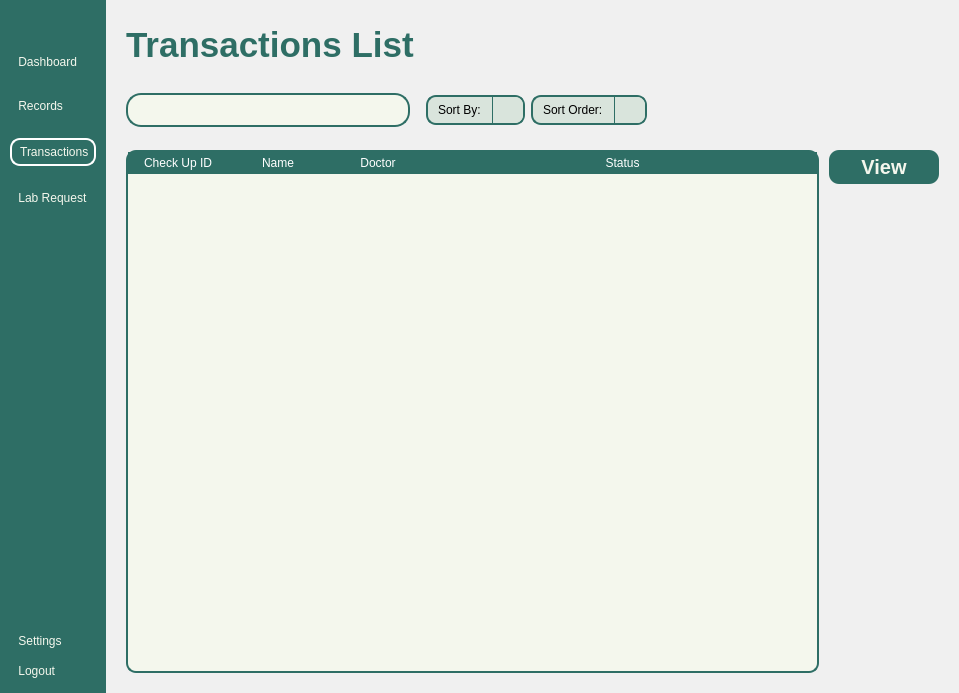
<?xml version="1.0" encoding="UTF-8"?>
<ui version="4.0">
 <class>MainWindow</class>
 <widget class="QMainWindow" name="MainWindow">
  <property name="geometry">
   <rect>
    <x>0</x>
    <y>0</y>
    <width>959</width>
    <height>693</height>
   </rect>
  </property>
  <property name="windowTitle">
   <string>MainWindow</string>
  </property>
  <property name="styleSheet">
   <string notr="true">*{
	padding: 0px;
	margin: 0px;
	border: 0px;
}
QPushButton {
	font: 900 16pt &quot;Satoshi Black&quot;;
	background-color: transparent;
 	border-radius: 10px;
	color: #F4F7ED;
	text-align: left;
	padding: 5px 5px;
}
#NavBar {
    background-color: #2E6E65;
}
QLabel {
	font: 900 10pt &quot;Satoshi Black&quot;;
	font-size: 20px;
	font-weight: bold;
	color: #2E6E65;
	qproperty-alignment: 'AlignLeft';
    qproperty-wordWrap: true;
	background: transparent;
}
</string>
  </property>
  <widget class="QWidget" name="centralwidget">
   <layout class="QHBoxLayout" name="horizontalLayout">
    <property name="spacing">
     <number>0</number>
    </property>
    <property name="leftMargin">
     <number>0</number>
    </property>
    <property name="topMargin">
     <number>0</number>
    </property>
    <property name="rightMargin">
     <number>0</number>
    </property>
    <property name="bottomMargin">
     <number>0</number>
    </property>
    <item>
     <widget class="QWidget" name="NavBar" native="true">
      <property name="sizePolicy">
       <sizepolicy hsizetype="Preferred" vsizetype="Expanding">
        <horstretch>0</horstretch>
        <verstretch>0</verstretch>
       </sizepolicy>
      </property>
      <layout class="QVBoxLayout" name="verticalLayout_3">
       <property name="spacing">
        <number>6</number>
       </property>
       <property name="leftMargin">
        <number>10</number>
       </property>
       <property name="topMargin">
        <number>10</number>
       </property>
       <property name="rightMargin">
        <number>10</number>
       </property>
       <property name="bottomMargin">
        <number>10</number>
       </property>
       <item>
        <widget class="QPushButton" name="DashBoardButton_2">
         <property name="text">
          <string/>
         </property>
         <property name="icon">
          <iconset resource="../Images/resources.qrc">
           <normaloff>:/lucide/icons/align-justify.svg</normaloff>:/lucide/icons/align-justify.svg</iconset>
         </property>
         <property name="iconSize">
          <size>
           <width>40</width>
           <height>40</height>
          </size>
         </property>
        </widget>
       </item>
       <item>
        <spacer name="verticalSpacer_3">
         <property name="orientation">
          <enum>Qt::Vertical</enum>
         </property>
         <property name="sizeType">
          <enum>QSizePolicy::Fixed</enum>
         </property>
         <property name="sizeHint" stdset="0">
          <size>
           <width>20</width>
           <height>10</height>
          </size>
         </property>
        </spacer>
       </item>
       <item>
        <layout class="QVBoxLayout" name="MainButtons_2">
         <property name="spacing">
          <number>20</number>
         </property>
         <property name="sizeConstraint">
          <enum>QLayout::SetNoConstraint</enum>
         </property>
         <item>
          <widget class="QPushButton" name="DashboardButton">
           <property name="text">
            <string> Dashboard</string>
           </property>
           <property name="icon">
            <iconset resource="../Images/resources.qrc">
             <normaloff>:/lucide/icons/layout-dashboard.svg</normaloff>:/lucide/icons/layout-dashboard.svg</iconset>
           </property>
           <property name="iconSize">
            <size>
             <width>40</width>
             <height>40</height>
            </size>
           </property>
          </widget>
         </item>
         <item>
          <widget class="QPushButton" name="RecordsButton">
           <property name="text">
            <string> Records</string>
           </property>
           <property name="icon">
            <iconset resource="../Images/resources.qrc">
             <normaloff>:/lucide/icons/file-text.svg</normaloff>:/lucide/icons/file-text.svg</iconset>
           </property>
           <property name="iconSize">
            <size>
             <width>40</width>
             <height>40</height>
            </size>
           </property>
          </widget>
         </item>
         <item>
          <widget class="QPushButton" name="TransactionsButton">
           <property name="styleSheet">
            <string notr="true">QPushButton{
	font: 900 20pt &quot;Satoshi Black&quot;;	
	border: 2px solid white;
}
</string>
           </property>
           <property name="text">
            <string> Transactions</string>
           </property>
           <property name="icon">
            <iconset resource="../Images/resources.qrc">
             <normaloff>:/lucide/icons/tickets.svg</normaloff>:/lucide/icons/tickets.svg</iconset>
           </property>
           <property name="iconSize">
            <size>
             <width>40</width>
             <height>40</height>
            </size>
           </property>
          </widget>
         </item>
         <item>
          <widget class="QPushButton" name="LabRequestButton">
           <property name="text">
            <string> Lab Request</string>
           </property>
           <property name="icon">
            <iconset>
             <normaloff>:/lucide/icons/test-tubes.svg</normaloff>:/lucide/icons/test-tubes.svg</iconset>
           </property>
           <property name="iconSize">
            <size>
             <width>40</width>
             <height>40</height>
            </size>
           </property>
          </widget>
         </item>
        </layout>
       </item>
       <item>
        <spacer name="verticalSpacer_4">
         <property name="orientation">
          <enum>Qt::Vertical</enum>
         </property>
         <property name="sizeType">
          <enum>QSizePolicy::Expanding</enum>
         </property>
         <property name="sizeHint" stdset="0">
          <size>
           <width>20</width>
           <height>40</height>
          </size>
         </property>
        </spacer>
       </item>
       <item>
        <layout class="QVBoxLayout" name="verticalLayout_4">
         <property name="sizeConstraint">
          <enum>QLayout::SetNoConstraint</enum>
         </property>
         <item>
          <widget class="QPushButton" name="ProfileButton">
           <property name="text">
            <string> Settings</string>
           </property>
           <property name="icon">
            <iconset resource="../Images/resources.qrc">
             <normaloff>:/lucide/icons/user-round-cog.svg</normaloff>:/lucide/icons/user-round-cog.svg</iconset>
           </property>
           <property name="iconSize">
            <size>
             <width>40</width>
             <height>40</height>
            </size>
           </property>
          </widget>
         </item>
         <item>
          <widget class="QPushButton" name="pushButton_10">
           <property name="text">
            <string> Logout</string>
           </property>
           <property name="icon">
            <iconset resource="../Images/resources.qrc">
             <normaloff>:/lucide/icons/log-out.svg</normaloff>:/lucide/icons/log-out.svg</iconset>
           </property>
           <property name="iconSize">
            <size>
             <width>40</width>
             <height>40</height>
            </size>
           </property>
          </widget>
         </item>
        </layout>
       </item>
      </layout>
     </widget>
    </item>
    <item>
     <widget class="QFrame" name="MainBodyContainer">
      <property name="styleSheet">
       <string notr="true">#MainBodyContainer {
	background-color: #f0f0f0;
}

#Header {
	padding: 10px 20px;
	padding-top: 20px;
}
QLabel {
    padding: 0px;
}
#UserType {
	font: 500 12pt &quot;Satoshi&quot;;
	color: #2B3752;
}
#UserName {
	font: 900 16pt &quot;Satoshi&quot;;
	color: #2B3752;
}
#InterfaceTitle{
	font-size: 35px;
}
QGraphicsView {
    border: 2px solid #ccc;
    border-radius: 25px;
    background: white;
}


</string>
      </property>
      <property name="frameShape">
       <enum>QFrame::StyledPanel</enum>
      </property>
      <property name="frameShadow">
       <enum>QFrame::Raised</enum>
      </property>
      <layout class="QVBoxLayout" name="verticalLayout_5">
       <property name="spacing">
        <number>0</number>
       </property>
       <property name="leftMargin">
        <number>0</number>
       </property>
       <property name="topMargin">
        <number>0</number>
       </property>
       <property name="rightMargin">
        <number>0</number>
       </property>
       <property name="bottomMargin">
        <number>0</number>
       </property>
       <item>
        <widget class="QFrame" name="Header">
         <property name="sizePolicy">
          <sizepolicy hsizetype="Expanding" vsizetype="Preferred">
           <horstretch>0</horstretch>
           <verstretch>0</verstretch>
          </sizepolicy>
         </property>
         <property name="frameShape">
          <enum>QFrame::StyledPanel</enum>
         </property>
         <property name="frameShadow">
          <enum>QFrame::Raised</enum>
         </property>
         <layout class="QHBoxLayout" name="horizontalLayout_2">
          <property name="leftMargin">
           <number>0</number>
          </property>
          <property name="topMargin">
           <number>0</number>
          </property>
          <property name="rightMargin">
           <number>0</number>
          </property>
          <property name="bottomMargin">
           <number>0</number>
          </property>
          <item>
           <widget class="QLabel" name="InterfaceTitle">
            <property name="text">
             <string>Transactions List</string>
            </property>
           </widget>
          </item>
          <item>
           <layout class="QHBoxLayout" name="UserPanel">
            <property name="rightMargin">
             <number>0</number>
            </property>
            <item>
             <layout class="QVBoxLayout" name="UserInfo">
              <property name="spacing">
               <number>0</number>
              </property>
             </layout>
            </item>
            <item>
             <widget class="QFrame" name="Profile">
              <property name="sizePolicy">
               <sizepolicy hsizetype="Fixed" vsizetype="Fixed">
                <horstretch>0</horstretch>
                <verstretch>0</verstretch>
               </sizepolicy>
              </property>
              <property name="minimumSize">
               <size>
                <width>50</width>
                <height>50</height>
               </size>
              </property>
              <property name="maximumSize">
               <size>
                <width>50</width>
                <height>50</height>
               </size>
              </property>
              <property name="frameShape">
               <enum>QFrame::StyledPanel</enum>
              </property>
              <property name="frameShadow">
               <enum>QFrame::Raised</enum>
              </property>
              <layout class="QVBoxLayout" name="verticalLayout_6">
               <property name="spacing">
                <number>0</number>
               </property>
               <property name="leftMargin">
                <number>0</number>
               </property>
               <property name="topMargin">
                <number>0</number>
               </property>
               <property name="rightMargin">
                <number>0</number>
               </property>
               <property name="bottomMargin">
                <number>0</number>
               </property>
              </layout>
             </widget>
            </item>
           </layout>
          </item>
         </layout>
        </widget>
       </item>
       <item>
        <widget class="QFrame" name="MainBody">
         <property name="sizePolicy">
          <sizepolicy hsizetype="Expanding" vsizetype="Expanding">
           <horstretch>0</horstretch>
           <verstretch>0</verstretch>
          </sizepolicy>
         </property>
         <property name="styleSheet">
          <string notr="true">#Searchbar {
	border: 2px solid #2E6E65;
	border-radius: 15px;
	text-align: center;
	background-color: transparent;
}


</string>
         </property>
         <property name="frameShape">
          <enum>QFrame::StyledPanel</enum>
         </property>
         <property name="frameShadow">
          <enum>QFrame::Raised</enum>
         </property>
         <layout class="QVBoxLayout" name="verticalLayout_7">
          <property name="spacing">
           <number>0</number>
          </property>
          <property name="leftMargin">
           <number>20</number>
          </property>
          <property name="topMargin">
           <number>0</number>
          </property>
          <property name="rightMargin">
           <number>20</number>
          </property>
          <property name="bottomMargin">
           <number>20</number>
          </property>
          <item>
           <widget class="QFrame" name="SearchBarContainer">
            <property name="sizePolicy">
             <sizepolicy hsizetype="Preferred" vsizetype="Expanding">
              <horstretch>0</horstretch>
              <verstretch>0</verstretch>
             </sizepolicy>
            </property>
            <property name="maximumSize">
             <size>
              <width>16777215</width>
              <height>70</height>
             </size>
            </property>
            <property name="frameShape">
             <enum>QFrame::StyledPanel</enum>
            </property>
            <property name="frameShadow">
             <enum>QFrame::Raised</enum>
            </property>
            <layout class="QHBoxLayout" name="horizontalLayout_4">
             <property name="leftMargin">
              <number>0</number>
             </property>
             <property name="topMargin">
              <number>0</number>
             </property>
             <item>
              <widget class="QWidget" name="SearchBar" native="true">
               <property name="sizePolicy">
                <sizepolicy hsizetype="Expanding" vsizetype="Fixed">
                 <horstretch>0</horstretch>
                 <verstretch>0</verstretch>
                </sizepolicy>
               </property>
               <property name="styleSheet">
                <string notr="true">#SearchBar {
	background-color: #F4F7ED;
	border: 2px solid #2E6E65;
    border-radius: 15px;
}
#Search{
	background-color: transparent ;
	font: 300 14pt &quot;Lexend Light&quot;;
}</string>
               </property>
               <layout class="QHBoxLayout" name="horizontalLayout_3">
                <property name="spacing">
                 <number>0</number>
                </property>
                <property name="leftMargin">
                 <number>0</number>
                </property>
                <property name="topMargin">
                 <number>5</number>
                </property>
                <property name="rightMargin">
                 <number>0</number>
                </property>
                <property name="bottomMargin">
                 <number>5</number>
                </property>
                <item>
                 <widget class="QLineEdit" name="Search"/>
                </item>
                <item>
                 <widget class="QPushButton" name="SearchButton">
                  <property name="text">
                   <string/>
                  </property>
                  <property name="icon">
                   <iconset resource="../Images/resources.qrc">
                    <normaloff>:/lucide/icons/search.svg</normaloff>:/lucide/icons/search.svg</iconset>
                  </property>
                  <property name="iconSize">
                   <size>
                    <width>30</width>
                    <height>30</height>
                   </size>
                  </property>
                 </widget>
                </item>
               </layout>
              </widget>
             </item>
             <item>
              <spacer name="horizontalSpacer_3">
               <property name="orientation">
                <enum>Qt::Horizontal</enum>
               </property>
               <property name="sizeType">
                <enum>QSizePolicy::Maximum</enum>
               </property>
               <property name="sizeHint" stdset="0">
                <size>
                 <width>10</width>
                 <height>20</height>
                </size>
               </property>
              </spacer>
             </item>
             <item>
              <widget class="QComboBox" name="DiagnoseBox">
               <property name="sizePolicy">
                <sizepolicy hsizetype="Preferred" vsizetype="Fixed">
                 <horstretch>0</horstretch>
                 <verstretch>0</verstretch>
                </sizepolicy>
               </property>
               <property name="styleSheet">
                <string notr="true">QComboBox {
    background-color: #D9E4DC;
    border: 2px solid #2E6E65;
    border-radius: 10px;
    padding: 5px 10px;
	font: 300 12pt &quot;Lexend Light&quot;;
}
QComboBox::drop-down {
    subcontrol-origin: padding;
    subcontrol-position: top right;
    width: 30px;
    border-left: 1px solid #2E6E65;
    background-color: #D9E4DC;
    border-top-right-radius: 8px;
    border-bottom-right-radius: 8px;
}
QComboBox::down-arrow {
    image: url(:/icons/icons/chevron-down.svg);
    width: 20px;
    height: 20px;
}
QComboBox QAbstractItemView {
    background-color: #F4F7ED;
    selection-background-color: #CCE3D0;
    border: 1px solid #2E6E65;
    border-radius: 2px;
    outline: 0;
	font: 300 12pt &quot;Lexend Light&quot;;
}</string>
               </property>
               <property name="editable">
                <bool>false</bool>
               </property>
               <item>
                <property name="text">
                 <string>Sort By:</string>
                </property>
               </item>
              </widget>
             </item>
             <item>
              <widget class="QComboBox" name="DateBox">
               <property name="styleSheet">
                <string notr="true">QComboBox {
    background-color: #D9E4DC;
    border: 2px solid #2E6E65;
    border-radius: 10px;
    padding: 5px 10px;
	font: 300 12pt &quot;Lexend Light&quot;;
}
QComboBox::drop-down {
    subcontrol-origin: padding;
    subcontrol-position: top right;
    width: 30px;
    border-left: 1px solid #2E6E65;
    background-color: #D9E4DC;
    border-top-right-radius: 8px;
    border-bottom-right-radius: 8px;
}
QComboBox::down-arrow {
    image: url(:/icons/icons/chevron-down.svg);
    width: 20px;
    height: 20px;
}
QComboBox QAbstractItemView {
    background-color: #F4F7ED;
    selection-background-color: #CCE3D0;
    border: 1px solid #2E6E65;
    border-radius: 2px;
    outline: 0;
	font: 300 12pt &quot;Lexend Light&quot;;
}</string>
               </property>
               <item>
                <property name="text">
                 <string>Sort Order: </string>
                </property>
               </item>
              </widget>
             </item>
             <item>
              <spacer name="horizontalSpacer_4">
               <property name="orientation">
                <enum>Qt::Horizontal</enum>
               </property>
               <property name="sizeType">
                <enum>QSizePolicy::Expanding</enum>
               </property>
               <property name="sizeHint" stdset="0">
                <size>
                 <width>200</width>
                 <height>20</height>
                </size>
               </property>
              </spacer>
             </item>
            </layout>
           </widget>
          </item>
          <item>
           <widget class="QWidget" name="widget" native="true">
            <property name="styleSheet">
             <string notr="true">QPushButton {
	font: 900 10pt &quot;Satoshi Black&quot;;
	background-color:  #2E6E65;
	border-radius: 10px;
	font-weight: bold;	
	font-size: 20px;
	color: #F4F7ED;
	text-align: center;
}</string>
            </property>
            <layout class="QHBoxLayout" name="horizontalLayout_5">
             <property name="spacing">
              <number>10</number>
             </property>
             <property name="leftMargin">
              <number>0</number>
             </property>
             <property name="topMargin">
              <number>0</number>
             </property>
             <property name="rightMargin">
              <number>0</number>
             </property>
             <property name="bottomMargin">
              <number>0</number>
             </property>
             <item>
              <widget class="QScrollArea" name="scrollArea">
               <property name="styleSheet">
                <string notr="true">QScrollBar:vertical {
     background: transparent;
     width: 10px;
	border-radius: 5px;
}
QScrollBar::handle:vertical {
    	background: #C0C0C0;
    	border-radius: 5px;
}
QScrollBar::handle:vertical:hover {
    	background: #A0A0A0;
}
QScrollBar::add-line:vertical,
QScrollBar::sub-line:vertical{
    	background: none;
    	border: none;
}</string>
               </property>
               <property name="widgetResizable">
                <bool>true</bool>
               </property>
               <widget class="QWidget" name="scrollAreaWidgetContents">
                <property name="geometry">
                 <rect>
                  <x>0</x>
                  <y>0</y>
                  <width>498</width>
                  <height>521</height>
                 </rect>
                </property>
                <layout class="QVBoxLayout" name="verticalLayout_2">
                 <property name="spacing">
                  <number>0</number>
                 </property>
                 <property name="leftMargin">
                  <number>0</number>
                 </property>
                 <property name="topMargin">
                  <number>0</number>
                 </property>
                 <property name="rightMargin">
                  <number>0</number>
                 </property>
                 <property name="bottomMargin">
                  <number>0</number>
                 </property>
                 <item>
                  <widget class="QTableWidget" name="TransactionTable">
                   <property name="styleSheet">
                    <string notr="true">QTableWidget {
	background-color: #F4F7ED;
	gridline-color: transparent;
	border-radius: 10px;
	border: 2px solid #2E6E65;
}
QTableWidget::item {
	border: none;
	font:500 16pt &quot;Satoshi&quot;;
	color: #2B3752;
}
QTableWidget::item:selected {
	background-color: rgba(46, 110, 101, 0.3);
}
QTableWidget QHeaderView::section {
	background-color: #2E6E65;
	color: white;
	font: 700 15pt &quot;Satoshi&quot;;
	border: 2px solid #2E6E65;
}</string>
                   </property>
                   <attribute name="horizontalHeaderStretchLastSection">
                    <bool>true</bool>
                   </attribute>
                   <column>
                    <property name="text">
                     <string>Check Up ID</string>
                    </property>
                   </column>
                   <column>
                    <property name="text">
                     <string>Name</string>
                    </property>
                   </column>
                   <column>
                    <property name="text">
                     <string>Doctor</string>
                    </property>
                   </column>
                   <column>
                    <property name="text">
                     <string>Status</string>
                    </property>
                   </column>
                  </widget>
                 </item>
                </layout>
               </widget>
              </widget>
             </item>
             <item alignment="Qt::AlignTop">
              <widget class="QWidget" name="widget_2" native="true">
               <property name="sizePolicy">
                <sizepolicy hsizetype="Fixed" vsizetype="Fixed">
                 <horstretch>0</horstretch>
                 <verstretch>0</verstretch>
                </sizepolicy>
               </property>
               <property name="minimumSize">
                <size>
                 <width>110</width>
                 <height>0</height>
                </size>
               </property>
               <property name="maximumSize">
                <size>
                 <width>110</width>
                 <height>16777215</height>
                </size>
               </property>
               <layout class="QVBoxLayout" name="verticalLayout">
                <property name="spacing">
                 <number>5</number>
                </property>
                <property name="leftMargin">
                 <number>0</number>
                </property>
                <property name="topMargin">
                 <number>0</number>
                </property>
                <property name="rightMargin">
                 <number>0</number>
                </property>
                <property name="bottomMargin">
                 <number>0</number>
                </property>
                <item>
                 <widget class="QPushButton" name="ViewButton">
                  <property name="text">
                   <string>View</string>
                  </property>
                 </widget>
                </item>
               </layout>
              </widget>
             </item>
            </layout>
           </widget>
          </item>
         </layout>
        </widget>
       </item>
      </layout>
     </widget>
    </item>
   </layout>
  </widget>
 </widget>
 <resources>
  <include location="../Images/resources.qrc"/>
 </resources>
 <connections/>
</ui>
